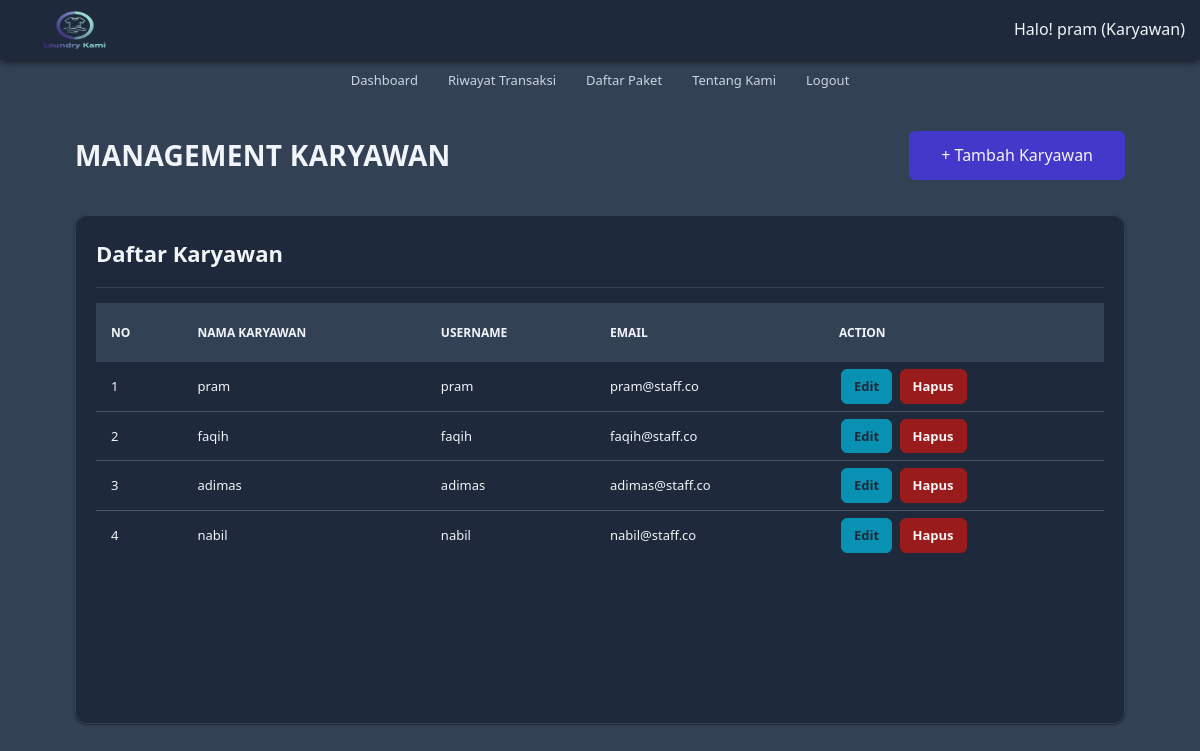
Page /karyawan/karyawan.php (signed in) on the committed database.
### tables this page shows
CREATE TABLE `master` (
  `id_user` int(11) NOT NULL AUTO_INCREMENT,
  `nama` varchar(100) NOT NULL,
  `email` varchar(100) NOT NULL,
  `username` varchar(20) NOT NULL,
  `password` varchar(255) NOT NULL,
  `level` enum('Admin','Karyawan') NOT NULL DEFAULT 'Karyawan',
  PRIMARY KEY (`id_user`)
);

### src/_functions.php (called while the page is built, shortened)
<?php
$host = "db";
$user = "user_db";
$pass = "password_db";
$db = "laundry_app";
$koneksi = mysqli_connect($host, $user, $pass, $db);
function url($path = '')
{
    $protocol = (!empty($_SERVER['HTTPS']) && $_SERVER['HTTPS'] !== 'off') ? "https" : "http";
    $host = $_SERVER['HTTP_HOST'];
    $base_url = $protocol . '://' . $host . '/';
    return $base_url . ltrim($path, '/');
}
function query($query)
{
    global $koneksi;
    $result = mysqli_query($koneksi, $query);
    $rows = [];
    while ($row = mysqli_fetch_assoc($result)) {
        $rows[] = $row;
    }
    return $rows;
}

### src/karyawan/karyawan.php (the view)
<?php
require_once('../_header.php');
$data_karyawan = query('SELECT * FROM master LIMIT 20 OFFSET 1');
?>
<div id="karyawan" class="main-content">
	<div class="container">
		<div class="baris">
			<div class="selamat-datang">
				<div class="col-header">
					<h2 class="judul-md">Management Karyawan</h2>
				</div>
				<div class="col-header txt-right">
					<a href="<?= url('karyawan/tambah.php') ?>" class="btn-lg bg-primary" style="color: whitesmoke;">+ Tambah Karyawan</a>
				</div>
			</div>
		</div>
		<div class="baris">
			<div class="col">
				<div class="card">
					<div class="card-title card-flex">
						<div class="card-col">
							<h2>Daftar Karyawan</h2>
						</div>
					</div>
					<div class="card-body">
						<div class="tabel-kontainer">
							<table class="tabel-transaksi">
								<thead>
									<tr>
										<th class="sticky">No</th>
										<th class="sticky">Nama Karyawan</th>
										<th class="sticky">Username</th>
										<th class="sticky">Email</th>
										<th class="sticky">Action</th>
									</tr>
								</thead>
								<tbody>
									<?php $no = 1; ?>
									<?php foreach ($data_karyawan as $karyawan) : ?>
										<tr>
											<td><?= $no ?></td>
											<td><?= $karyawan['nama'] ?></td>
											<td><?= $karyawan['username'] ?></td>
											<td><?= $karyawan['email'] ?></td>
											<td>
												<a href="<?= url('karyawan/edit.php') ?>?id_user=<?= $karyawan['id_user'] ?>" class="btn btn-edit">Edit</a>
												<a href="<?= url('karyawan/hapus.php') ?>?id_user=<?= $karyawan['id_user'] ?>" onclick="return confirm('Yakin akan menghapus?');" class="btn btn-hapus">Hapus</a>
											</td>
										</tr>
										<?php $no++ ?>
									<?php endforeach; ?>
								</tbody>
							</table>
						</div>
					</div>
				</div>
			</div>
		</div>
	</div>
</div>

### rows in the picture
master: nama "pram", username "pram", email "pram@staff.co"
master: nama "faqih", username "faqih", email "faqih@staff.co"
master: nama "adimas", username "adimas", email "adimas@staff.co"
master: nama "nabil", username "nabil", email "nabil@staff.co"

### other values in the picture
$user['nama'] "pram"
$user['role'] "Karyawan"
